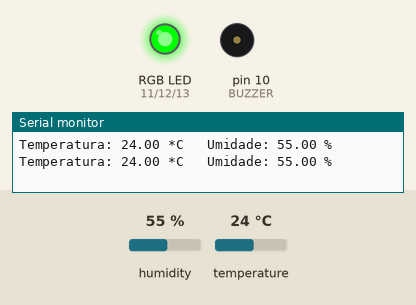
A sketch run on a simulated Arduino Uno, built with avr-gcc and run on an emulated ATmega328P. On the bench: an RGB LED mixed from three pins (HIGH = lit), buzzer (waves = sounding), the last lines printed to the serial monitor. Inputs (shaded band) come from the test bench; at power-on: temperature 24 °C, humidity 55 %.

Above: at 4.8 s.
4.9 s: temperature set to 21 °C
7.9 s: temperature set to 18 °C
At 8.9 s:
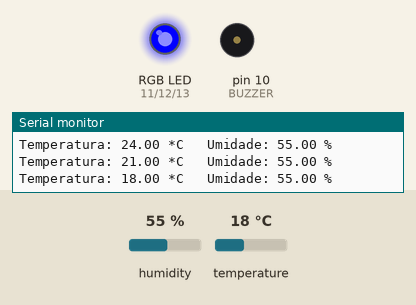
14.3 s: temperature set to 16 °C
20.7 s: temperature set to 13 °C
At 22.2 s:
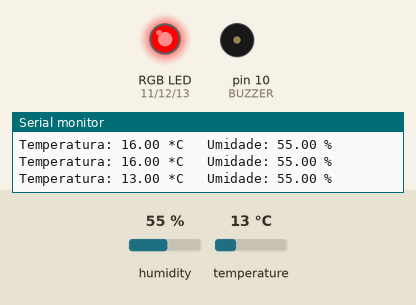
27.1 s: temperature set to 19 °C
At 30.1 s:
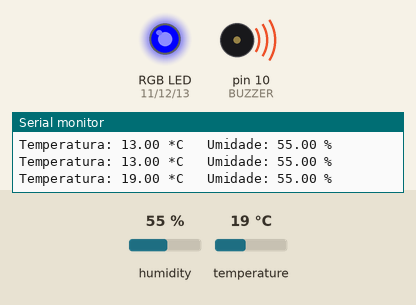
33.5 s: temperature set to 12 °C
At 35.3 s:
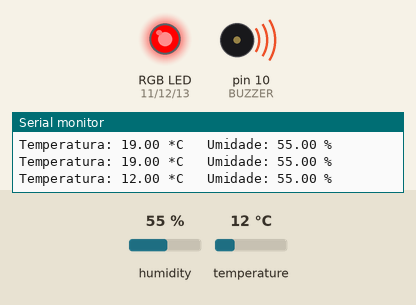
Timing chart, 0 to 40.9 s (numbered marks = the images above; inputs shaded):
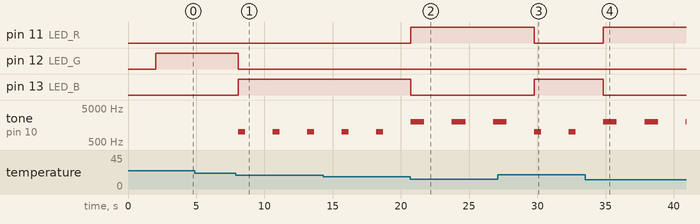

Measured:
- the behaviour switches between 20 and 19 °C on temperature (found by bisection; images 0 and 1)
- the behaviour switches between 15 and 14 °C on temperature (found by bisection; images 1 and 2)
- after the input at 7.9 s, pin 12 (LED_G): HIGH → LOW after 0.20 s; pin 13 (LED_B): LOW → HIGH after 0.20 s; tone on pin 10 (BUZZER): alternates 1000 Hz for 0.50 s and silent for 2.0 s, starting after 0.20 s
- after the input at 20.7 s, pin 11 (LED_R): LOW → HIGH at once; pin 13 (LED_B): HIGH → LOW at once
- after the input at 27.1 s, pin 11 (LED_R): HIGH → LOW after 2.7 s; pin 13 (LED_B): LOW → HIGH after 2.7 s
- after the input at 33.5 s, pin 11 (LED_R): LOW → HIGH after 1.3 s; pin 13 (LED_B): HIGH → LOW after 1.3 s

The sketch:

alarme-temperatura-umidade.ino
```cpp
/**
 * Projeto exemplo de alarme com sensor de temperatura e umidade (DHT11).
 */

#include "DHT.h" // inclui a biblioteca com funcoes dos sensores tipo DHT

// definicao dos pinos dos componentes
const int SENSOR_DHT = 9; // DHT
const int LED_R = 11; // LED RGB vermelho
const int LED_G = 12; // LED RGB verde
const int LED_B = 13; // LED RGB azul
const int BUZZER = 10; // componente buzzer

// variaveis para armazenar temperatura e umidade
float temperatura;
float umidade;

DHT dht(SENSOR_DHT, DHT11); // define o pino e o tipo de DHT

void setup() {
  Serial.begin(9600); // inicia e configura a Serial a 9600 bps
  dht.begin(); // inicializa o sensor DHT
  // configura os pinos dos LEDs e buzzer
  pinMode(LED_R, OUTPUT);
  pinMode(LED_G, OUTPUT);
  pinMode(LED_B, OUTPUT);
  pinMode(BUZZER, OUTPUT);
}

void loop() {

  delay(2000); // aguarda 2 segundos para fazer a leitura

  // a leitura da temperatura ou umidade pode levar 250 ms
  // o atraso do sensor pode chegar a 2 segundos
  temperatura = dht.readTemperature(); // obtem a temperatura em Celsius
  umidade = dht.readHumidity(); // obtem a umidade

  // verifica se houve falha na leitura
  if (isnan(umidade) || isnan(temperatura)) {
    Serial.println("Falha na leitura do Sensor DHT");
    // acende LED branco
    digitalWrite(LED_R, HIGH);
    digitalWrite(LED_G, HIGH);
    digitalWrite(LED_B, HIGH);
  } else {
    // imprime valor da temperatura
    Serial.print("Temperatura: ");
    Serial.print(temperatura);
    Serial.print(" *C ");
    Serial.print("\t"); // tabulacao
    // imprime a umidade
    Serial.print("Umidade: ");
    Serial.print(umidade);
    Serial.print(" %");
    Serial.print("\t"); // tabulacao
    Serial.println(); // nova linha
    if (temperatura > 35 || temperatura < 15) {
      // acende LED vermelho e aciona buzzer a 2000 Hz
      digitalWrite(LED_R, HIGH);
      digitalWrite(LED_G, LOW);
      digitalWrite(LED_B, LOW);
      tone(BUZZER, 2000);
      delay(1000);
    } else if (temperatura > 30 || temperatura < 20) {
      // acende LED azul e aciona buzzer a 1000 Hz
      digitalWrite(LED_R, LOW);
      digitalWrite(LED_G, LOW);
      digitalWrite(LED_B, HIGH);
      tone(BUZZER, 1000);
      delay(500);
    } else {
      // acende LED verde
      digitalWrite(LED_R, LOW);
      digitalWrite(LED_G, HIGH);
      digitalWrite(LED_B, LOW);
    }
    // desliga buzzer
    noTone(BUZZER);
  }
}
```
